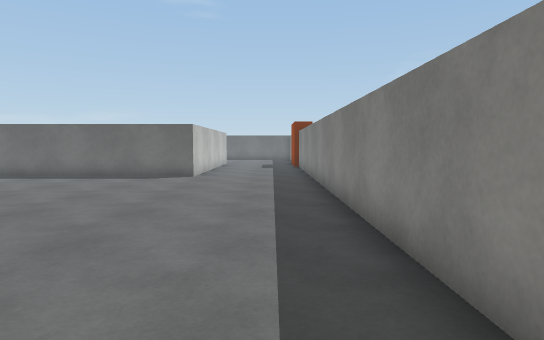
view 1 (above)

23 first-person views from a walk through a scene from a Unity 3-D project. The camera is 1.2 m above the floor, tilts 4° down and sees 75° across. The floor is counted in squares, 1 m on a side. Each view is taken from the middle of a square. On the plan, view 1 faces up. The plan holds only what a view shows up to about 14 squares ahead; the rest is blank. The place goes on beyond the plan. The player is left out. Surface patterns are stand-ins for the level's own textures.

view 2
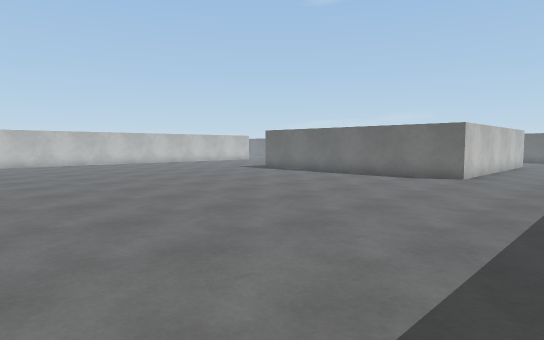

view 3
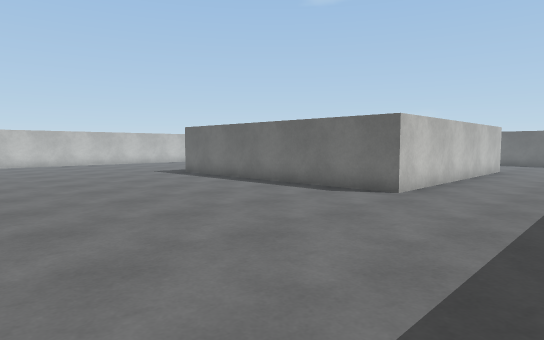

view 4
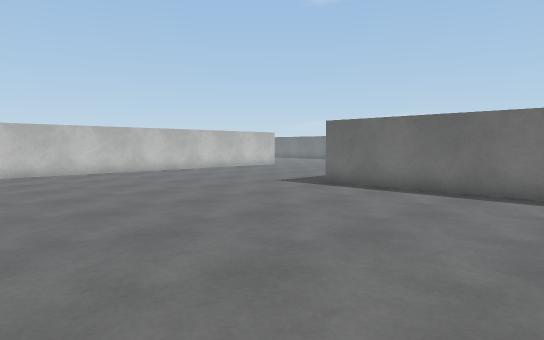

view 5
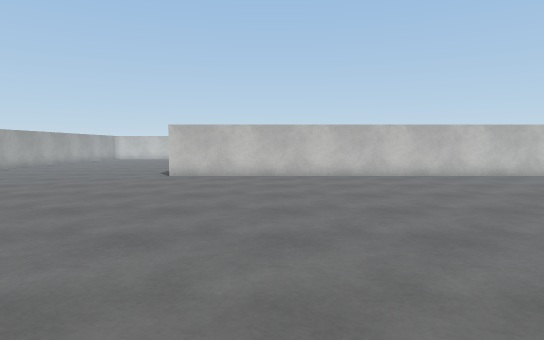

view 6
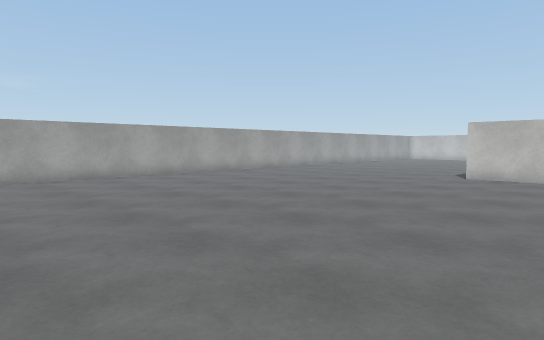

view 7
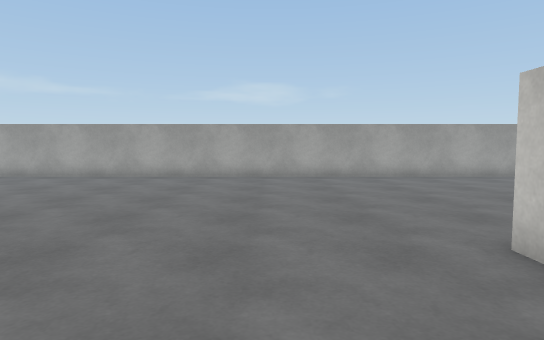

view 8
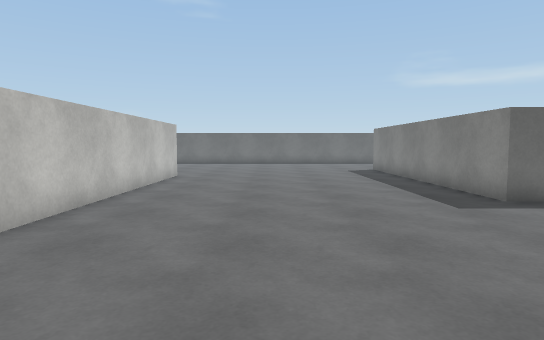

view 9
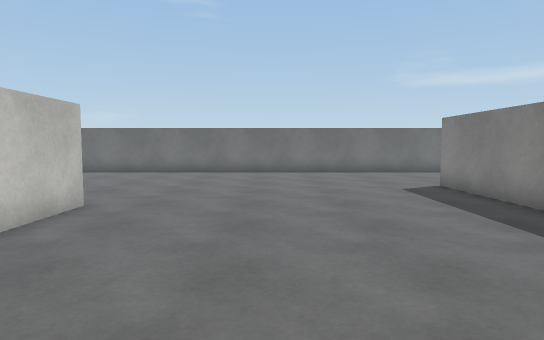

view 10
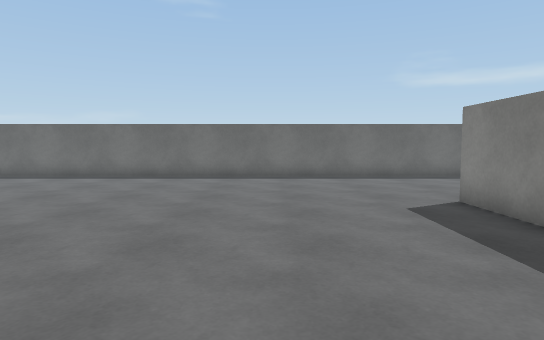

view 11
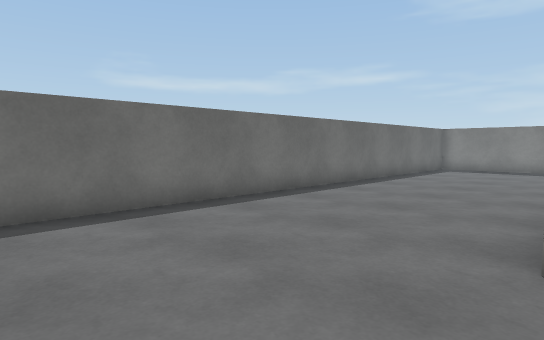

view 12
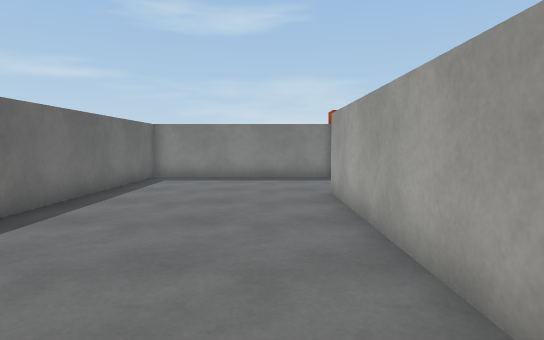

view 13
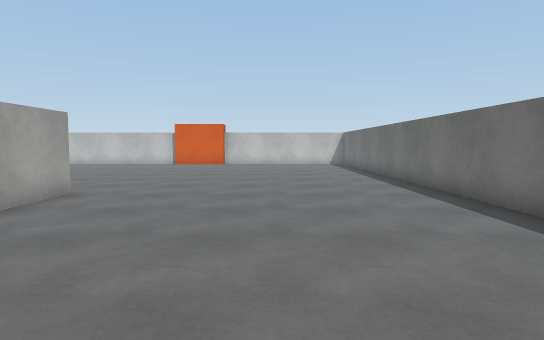

view 14
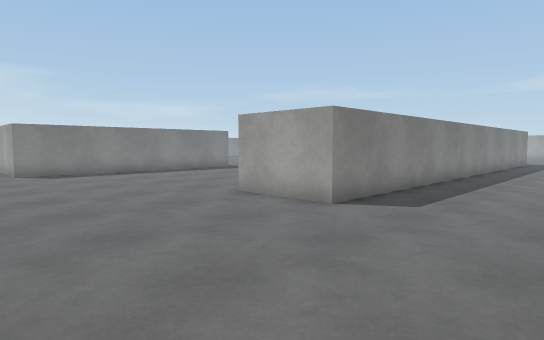

view 15
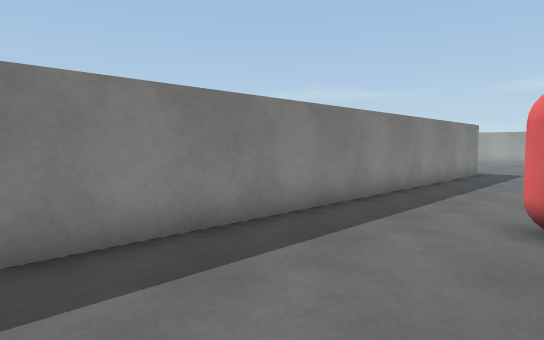

view 16
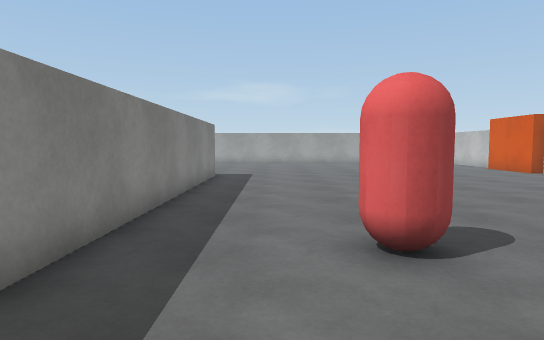

view 17
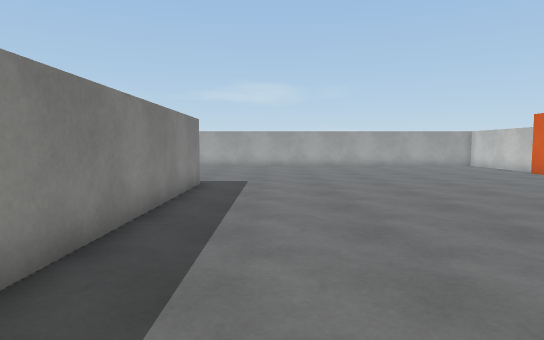

view 18
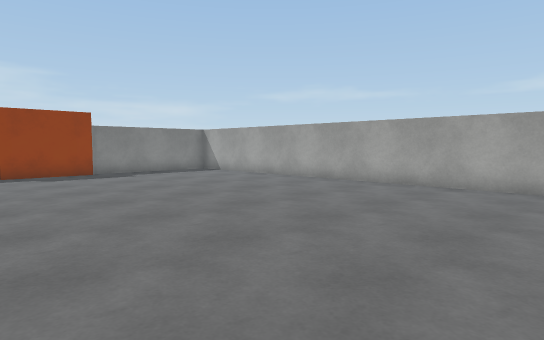

view 19
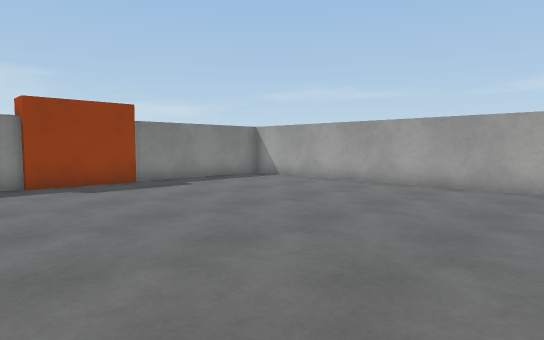

view 20
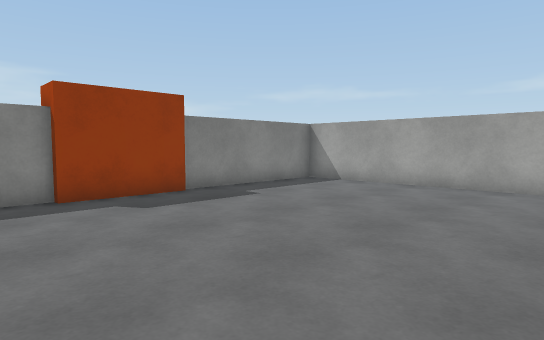

view 21
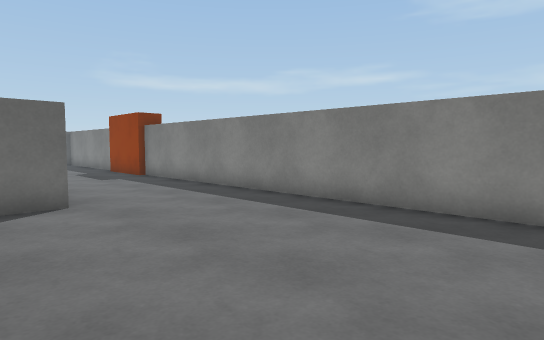

view 22
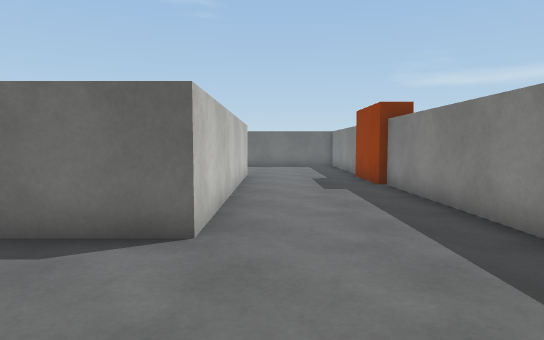

view 23
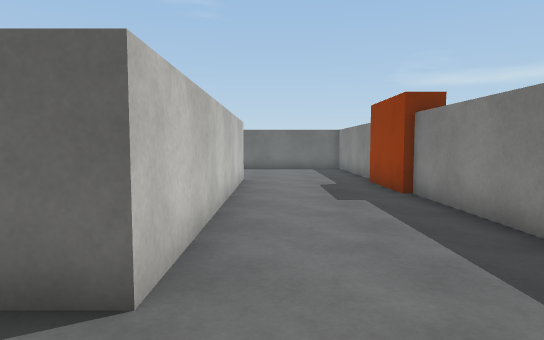

### Floor plan
Points are (right, up) in squares from view 1. A wall is a line through its corners. A room is listed if a view was taken in it or the views show most of it. See-through windows are left out.
Room 1 (views 1, 2, 3, 4, 5, 6, 7, 8, 9, 10, 11, 12, 13, 14, 15, 16, 17, 18, 19, 20, 21, 22, 23)
walls: (-24.8, 0) (-24.8, 20) (-21.7, 20) (-21.7, 0); (-10.1, 23.5) (-3, 23.5) (-3, 13.5) (-13, 13.5) (-13, 23.5) (-11.6, 23.5); (1.5, 1.9) (1.5, 19.8); (1.5, -1.1) (1.5, 0); (1.2, 19.8) (1.2, 22.8); (1.2, -4.1) (1.2, -1); (1.5, 22.6) (1.5, 29.5) (-29.5, 29.5); (-28.4, -9.5) (1.5, -9.5) (1.5, -4)
objects: other object (-29, 10) to (-28, 10)

Positions as (right, up) in squares from view 1, and headings:
1: (0, 0), facing up
2: (1, 0), facing up-left
3: (1, 5), facing up-left
4: (-6, 4), facing up-left
5: (-8, 4), facing left
6: (-8, 4), facing down-left
7: (-19, 4), facing down
8: (-18, 6), facing up
9: (-18, 13), facing up
10: (-17, 16), facing up
11: (-17, 23), facing up-right
12: (-12, 25), facing right
13: (-16, 25), facing left
14: (-29, 26), facing down-right
15: (-29, 16), facing down-right
16: (-27, 14), facing down
17: (-27, 11), facing down
18: (-14, 1), facing down-right
19: (-10, 1), facing down-right
20: (-7, 1), facing down-right
21: (-5, 6), facing up-right
22: (-2, 9), facing up
23: (-2, 11), facing up
